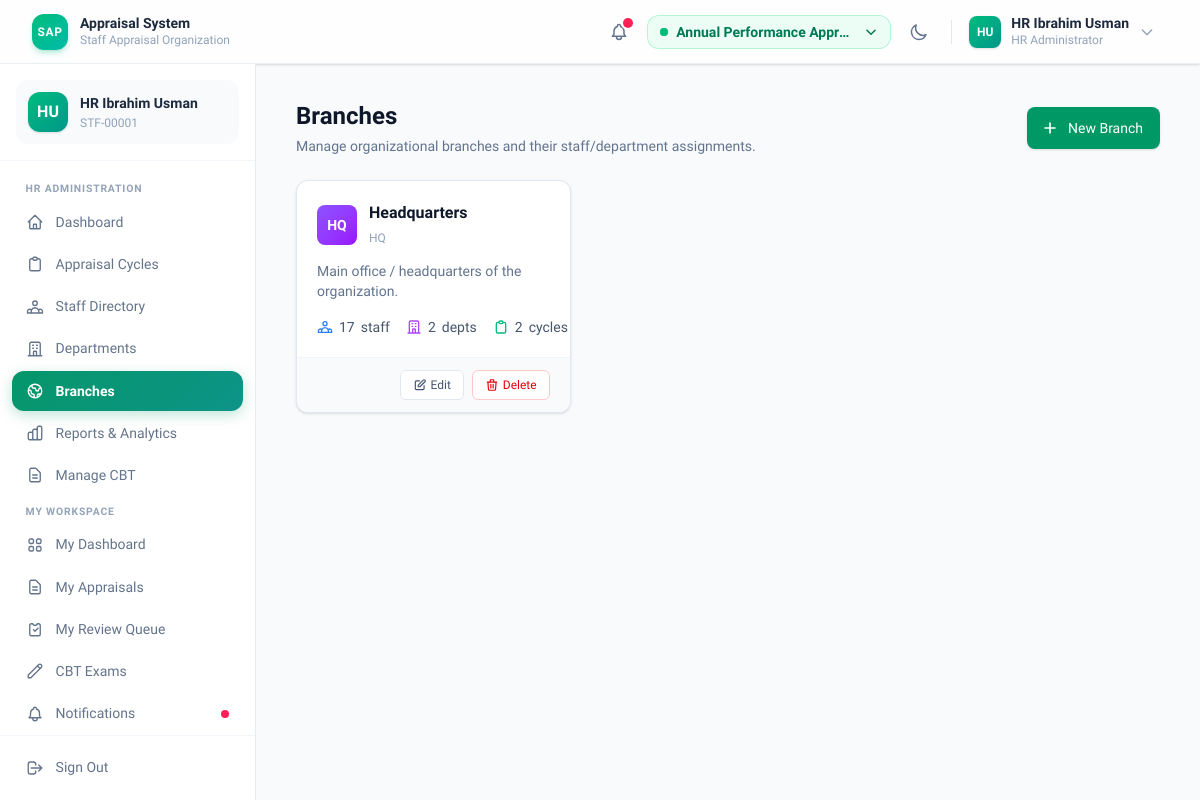
The page /hr/branches/ (signed in) on the database as committed earlier.
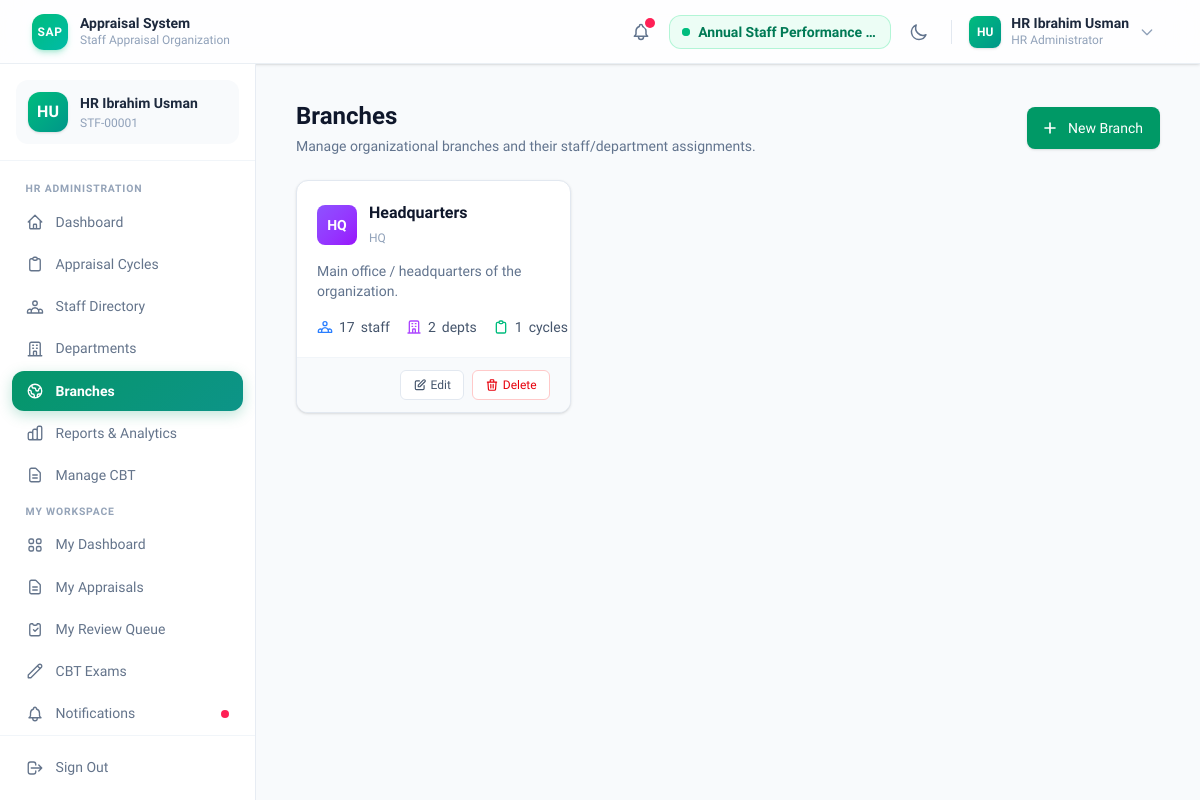
The same page on the database as committed later.
### appraisals/models.py (models this page shows, shortened)
class AppraisalCycle(models.Model):
    ANNUAL = 'ANNUAL'
    BI_ANNUAL = 'BI_ANNUAL'
    QUARTERLY = 'QUARTERLY'
    FREQUENCY_CHOICES = [
        (ANNUAL, 'Annual'),
        (BI_ANNUAL, 'Bi-Annual'),
        (QUARTERLY, 'Quarterly'),
    ]
    DRAFT = 'DRAFT'
    ACTIVE = 'ACTIVE'
    CLOSED = 'CLOSED'
    ARCHIVED = 'ARCHIVED'
    STATUS_CHOICES = [
        (DRAFT, 'Draft'),
        (ACTIVE, 'Active'),
        (CLOSED, 'Closed'),
        (ARCHIVED, 'Archived'),
    ]
    SCORING_SCALE_CHOICES = [
        (5, '1-5 Scale'),
        (10, '1-10 Scale'),
    ]
    name = models.CharField(max_length=200)
    frequency = models.CharField(
        max_length=20,
        choices=FREQUENCY_CHOICES,
        default=ANNUAL,
    )
    start_date = models.DateField()
    end_date = models.DateField()
    status = models.CharField(
        max_length=20,
        choices=STATUS_CHOICES,
        default=DRAFT,
    )
    scoring_scale = models.PositiveSmallIntegerField(
        choices=SCORING_SCALE_CHOICES,
        default=5,
    )
    branch = models.ForeignKey(
        'branches.Branch',
        on_delete=models.PROTECT,
        null=True,
        blank=True,
        related_name='cycles',
        help_text="Branch this cycle is scoped to. All targeting is filtered by this branch.",
    )
    target_departments = models.ManyToManyField(
        'departments.Department',
        blank=True,
        help_text="If set, only staff in these departments will be assigned this cycle."
    )
    target_staff = models.ManyToManyField(
        settings.AUTH_USER_MODEL,
        blank=True,
        related_name='targeted_cycles',
        help_text="If set, these specific staff will be assigned this cycle."
    )
    excluded_staff = models.ManyToManyField(
        settings.AUTH_USER_MODEL,
        blank=True,
        related_name='excluded_cycles',
        help_text="Staff in this list will never be assigned this cycle."
    )
    created_by = models.ForeignKey(
        settings.AUTH_USER_MODEL,
        on_delete=models.SET_NULL,
        null=True,
        related_name='created_cycles',
    )
    created_at = models.DateTimeField(auto_now_add=True)
    updated_at = models.DateTimeField(auto_now=True)
    archived_at = models.DateTimeField(null=True, blank=True)
    class Meta:
        ordering = ['-start_date']
        verbose_name = 'Appraisal Cycle'
        verbose_name_plural = 'Appraisal Cycles'

### branches/models.py (models this page shows, shortened)
class Branch(models.Model):
    name = models.CharField(
        max_length=200,
        unique=True,
        help_text="Full name of the branch.",
    )
    code = models.CharField(
        max_length=20,
        unique=True,
        help_text="Short unique code for the branch (e.g. 'HQ', 'ZO-IKJ').",
    )
    description = models.TextField(
        blank=True,
        help_text="Optional description of the branch location or purpose.",
    )
    departments = models.ManyToManyField(
        'departments.Department',
        blank=True,
        related_name='branches',
        help_text="Departments that operate within this branch.",
    )
    members = models.ManyToManyField(
        settings.AUTH_USER_MODEL,
        blank=True,
        related_name='branches',
        help_text="Staff members assigned to this branch.",
    )
    created_at = models.DateTimeField(auto_now_add=True)
    updated_at = models.DateTimeField(auto_now=True)
    @property
    def member_count(self) -> int:
        return self.members.count()
    @property
    def department_count(self) -> int:
        return self.departments.count()
    class Meta:
        ordering = ["name"]
        verbose_name = "Branch"
        verbose_name_plural = "Branches"

### hr_admin/views.py (the view)
    def wrapper(request, *args, **kwargs):
        if request.user.role != 'HR_ADMIN':
            messages.error(request, "Access denied. HR Administrators only.")
            return redirect('accounts:dashboard_redirect')
        return view_func(request, *args, **kwargs)

### accounts/models.py (called while the page is built)
    @property
    def full_name(self) -> str:
        name = f"{self.first_name} {self.last_name}".strip()
        return name if name else self.username

### hr_admin/views.py (called while the page is built)
def hr_required(view_func):
    def wrapper(request, *args, **kwargs):
        if request.user.role != 'HR_ADMIN':
            messages.error(request, "Access denied. HR Administrators only.")
            return redirect('accounts:dashboard_redirect')
        return view_func(request, *args, **kwargs)
    wrapper.__name__ = view_func.__name__
    return login_required(wrapper)

@hr_required
def branch_list(request):
    from branches.models import Branch
    branches = Branch.objects.all()
    return render(request, 'hr_admin/branch_list.html', {'branches': branches})

### notifications/context_processors.py (called while the page is built)
def unread_notifications(request):
    if request.user.is_authenticated:
        unread = request.user.notifications.filter(is_read=False).order_by('-created_at')
        return {
            'unread_notifications': unread[:5],
            'unread_notifications_count': unread.count()
        }
    return {}

### templates/hr_admin/branch_list.html (shortened to what the changed rows need)
{% extends 'base.html' %}
{% block content %}
<div class="max-w-5xl mx-auto space-y-6">
    <div class="flex items-center justify-between">
        <div>
            <h1 class="text-2xl font-bold text-slate-900 dark:text-white">Branches</h1>
        </div>
    </div>
    {% if branches %}
    <div class="grid grid-cols-1 sm:grid-cols-2 lg:grid-cols-3 gap-5">
        {% for branch in branches %}
        <div class="bg-white dark:bg-slate-900 rounded-xl shadow-sm border border-slate-200 dark:border-slate-800 overflow-hidden hover:shadow-md transition-shadow">
            <div class="p-5">
                <div class="flex items-start justify-between">
                    <div class="flex items-center gap-3">
                        <div class="w-10 h-10 rounded-lg bg-gradient-to-br from-violet-500 to-purple-600 flex items-center justify-center text-white font-bold text-sm">
                            {{ branch.code|truncatechars:3 }}
                        </div>
                        <div>
                            <h3 class="text-base font-bold text-slate-900 dark:text-white">{{ branch.name }}</h3>
                            <span class="text-xs font-medium text-slate-400">{{ branch.code }}</span>
                        </div>
                    </div>
                </div>
                {% if branch.description %}
                <p class="mt-3 text-sm text-slate-500 dark:text-slate-400 line-clamp-2">{{ branch.description }}</p>
                {% endif %}
                <div class="mt-4 flex items-center gap-4">
                    <div class="flex items-center gap-1.5 text-sm text-slate-600 dark:text-slate-400">
                        <span class="font-medium">{{ branch.member_count }}</span> staff
                    </div>
                    <div class="flex items-center gap-1.5 text-sm text-slate-600 dark:text-slate-400">
                        <svg class="w-4 h-4 text-purple-500" fill="none" viewBox="0 0 24 24" stroke="currentColor"><path stroke-linecap="round" stroke-linejoin="round" stroke-width="2" d="M19 21V5a2 2 0 00-2-2H7a2 2 0 00-2 2v16m14 0h2m-2 0h-5m-9 0H3m2 0h5M9 7h1m-1 4h1m4-4h1m-1 4h1m-5 10v-5a1 1 0 011-1h2a1 1 0 011 1v5m-4 0h4"/></svg>
                        <span class="font-medium">{{ branch.department_count }}</span> depts
                    </div>
                    <div class="flex items-center gap-1.5 text-sm text-slate-600 dark:text-slate-400">
                        <svg class="w-4 h-4 text-emerald-500" fill="none" viewBox="0 0 24 24" stroke="currentColor"><path stroke-linecap="round" stroke-linejoin="round" stroke-width="2" d="M9 5H7a2 2 0 00-2 2v12a2 2 0 002 2h10a2 2 0 002-2V7a2 2 0 00-2-2h-2M9 5a2 2 0 002 2h2a2 2 0 002-2M9 5a2 2 0 012-2h2a2 2 0 012 2"/></svg>
                        <span class="font-medium">{{ branch.cycles.count }}</span> cycles
                    </div>
                </div>
            </div>
            <div class="border-t border-slate-100 dark:border-slate-800 px-5 py-3 bg-slate-50 dark:bg-slate-800/50 flex justify-end gap-2">
                <a href="{% url 'hr_admin:branch_edit' pk=branch.pk %}" class="inline-flex items-center px-3 py-1.5 text-xs font-medium rounded-md text-slate-600 bg-white border border-slate-200 hover:bg-slate-100 transition-colors">
                    <svg class="mr-1 w-3.5 h-3.5" fill="none" viewBox="0 0 24 24" stroke="currentColor"><path stroke-linecap="round" stroke-linejoin="round" stroke-width="2" d="M11 5H6a2 2 0 00-2 2v11a2 2 0 002 2h11a2 2 0 002-2v-5m-1.414-9.414a2 2 0 112.828 2.828L11.828 15H9v-2.828l8.586-8.586z"/></svg>
                    Edit
                </a>
                <form method="POST" action="{% url 'hr_admin:branch_delete' pk=branch.pk %}" class="inline" onsubmit="return confirm('Delete branch {{ branch.name }}?');">
                    <button type="submit" class="inline-flex items-center px-3 py-1.5 text-xs font-medium rounded-md text-red-600 bg-white border border-red-200 hover:bg-red-50 transition-colors">
                        <svg class="mr-1 w-3.5 h-3.5" fill="none" viewBox="0 0 24 24" stroke="currentColor"><path stroke-linecap="round" stroke-linejoin="round" stroke-width="2" d="M19 7l-.867 12.142A2 2 0 0116.138 21H7.862a2 2 0 01-1.995-1.858L5 7m5 4v6m4-6v6m1-10V4a1 1 0 00-1-1h-4a1 1 0 00-1 1v3M4 7h16"/></svg>
                        Delete
                    </button>
                </form>
            </div>
        </div>
        {% endfor %}
    </div>
    {% endif %}
</div>
{% endblock %}

### templates/base.html (shortened to what the changed rows need)
{% load static %}
<!DOCTYPE html>
<html lang="en" class="h-full"
      x-data="{
          darkMode: localStorage.getItem('theme') === 'dark',
          sidebarOpen: false,
          toggleTheme() {
              this.darkMode = !this.darkMode;
              localStorage.setItem('theme', this.darkMode ? 'dark' : 'light');
          }
      }"
      :class="{ 'dark': darkMode }">
<head>
    <link rel="stylesheet" href="{% static 'css/tailwind.css' %}">
</head>
<body class="h-full flex flex-col bg-slate-50 dark:bg-[#0b0f1a] text-slate-900 dark:text-slate-100 transition-colors duration-200 overflow-hidden">
<header class="shrink-0 h-16 z-40 flex items-center
               bg-white/80 dark:bg-[#0d1117]/80
               backdrop-blur-xl
               border-b border-slate-200/70 dark:border-slate-800/60
               shadow-sm dark:shadow-slate-950/50">
    <div class="w-full px-4 sm:px-6 lg:px-8 flex items-center justify-between gap-4">
        {% if user.is_authenticated %}
        <div class="flex items-center gap-2">
            {% if all_active_cycles %}
            <div class="relative" x-data="{ cycleOpen: false }">
                {% if all_active_cycles|length > 1 %}
                <button @click="cycleOpen = !cycleOpen"
                        class="inline-flex items-center gap-2 px-3 py-1.5 rounded-xl
                               bg-emerald-50 dark:bg-emerald-950/40
                               border border-emerald-200/80 dark:border-emerald-800/50
                               text-emerald-700 dark:text-emerald-400
                               hover:bg-emerald-100 dark:hover:bg-emerald-900/40
                               transition cursor-pointer focus:outline-none text-sm"
                        title="Switch active cycle">
                    <span class="relative flex h-2 w-2 shrink-0">
                        <span class="relative inline-flex rounded-full h-2 w-2 bg-emerald-500"></span>
                    </span>
                    <span class="font-semibold truncate max-w-[180px] hidden sm:inline">{{ selected_cycle.name }}</span>
                    <svg class="h-3.5 w-3.5 shrink-0 transition-transform" :class="cycleOpen && 'rotate-180'" fill="none" viewBox="0 0 24 24" stroke="currentColor" stroke-width="2.5">
                        <path stroke-linecap="round" stroke-linejoin="round" d="M19 9l-7 7-7-7"/>
                    </svg>
                </button>
                {% else %}
                <div class="inline-flex items-center gap-2 px-3 py-1.5 rounded-xl
                            bg-emerald-50 dark:bg-emerald-950/40
                            border border-emerald-200/80 dark:border-emerald-800/50
                            text-emerald-700 dark:text-emerald-400 text-sm">
                    <span class="relative flex h-2 w-2 shrink-0">
                        <span class="relative inline-flex rounded-full h-2 w-2 bg-emerald-500"></span>
                    </span>
                    <span class="font-semibold truncate max-w-[180px] hidden sm:inline">{{ selected_cycle.name }}</span>
                </div>
                {% endif %}
            </div>
            {% endif %}
        </div>
        {% endif %}
    </div>
</header>
<div class="flex-1 flex overflow-hidden">
    <main class="flex-1 overflow-y-auto">
        <div class="max-w-7xl mx-auto px-5 sm:px-8 lg:px-10 py-7 sm:py-9">
            {% block content %}{% endblock %}
        </div>
    </main>
</div>
</body>
</html>

Rows that differ between the two databases and show on the page:
removed AppraisalCycle: name "Annual Performance Appr…"
added AppraisalCycle: name "Annual Staff Performance…"
computed for Branch "Headquarters": cycles.count "2" → "1"
